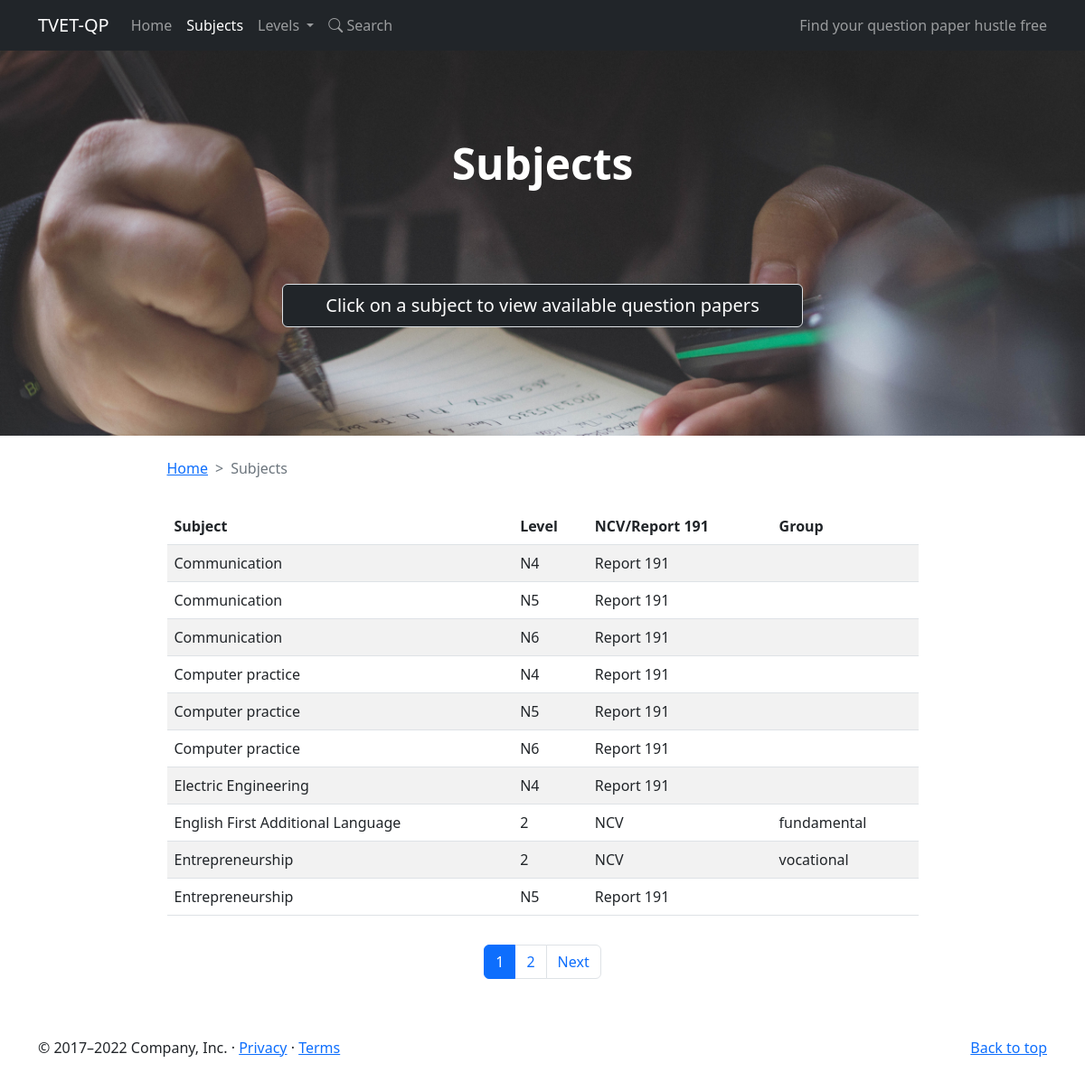
Page /subjects on the committed database.
### papers/models.py (models this page shows, shortened)
class Subject(models.Model):
    level_choices = [
        ('2', 'Level 2'),
        ('3', 'Level 3'),
        ('4', 'Level 4'),
        ('N4', 'N4'),
        ('N5', 'N5'),
        ('N6', 'N6'),
    ]
    program_choices = [
        ('NCV', 'NCV'),
        ('Report 191', 'Report 191 (Nated)')
    ]
    fundamental_or_vocational_choices = [
        ('vocational', 'Vocational'),
        ('fundamental', 'Fundamental'),
    ]
    name = models.CharField(max_length=150)
    level = models.CharField(max_length=150, choices=level_choices)
    ncv_or_report191 = models.CharField(max_length=150, choices=program_choices)
    fundamental_or_vocational = models.CharField(max_length=150, choices=fundamental_or_vocational_choices, blank=True)

### pages/views.py (the view)
# urls.py: path('subjects', views.subjects, name="subjects"),
def subjects(request):
    subjects = Subject.objects.all().order_by('name')
    paginator = Paginator(subjects, 10)
    page = request.GET.get('page')
    paged_subjects = paginator.get_page(page)
    return render(request, 'pages/subjects.html', {'subjects': paged_subjects})

### pages/templates/pages/subjects.html (shortened to what this page needs)
{% extends "base.html" %}
{% load static %}
{% block content %}
    <div class="px-4 py-5 text-center" id="hero">
        <h1 class="display-5 py-5 fw-bold">Subjects</h1>
        <div class="col-lg-6 mx-auto py-5">
            <p class="lead mb-4 border rounded p-2 bg-dark">Click on a subject to view available question papers</p>
        </div>
    </div>
    <div class="container">
        <div class="row justify-content-center">
            <div class="col-md-9 mt-4 mb-3">
                <nav style="--bs-breadcrumb-divider: '>';" aria-label="breadcrumb">
                    <ol class="breadcrumb">
                      <li class="breadcrumb-item"><a href="{% url 'home' %}">Home</a></li>
                      <li class="breadcrumb-item active" aria-current="page">Subjects</li>
                    </ol>
                </nav>
            </div>
        </div>
        <div class="row justify-content-center">
            <div class="col-md-9">
                {% if subjects %}
                <table class="table table-striped">
                    <thead>
                        <tr>
                            <th scope="col">Subject</th>
                            <th scope="col">Level</th>
                            <th>NCV/Report 191</th>
                            <th class="d-none d-md-table-cell" scope="col">Group</th>
                        </tr>
                    </thead>
                    <tbody>
                        {% for subject in subjects %}
                            <tr>
                                <td scope="col"><a href="{% url 'subject' subject.id %}" class="text-decoration-none text-body">{{ subject.name }}</a></td>
                                <td scope="col">{{ subject.level }}</td>
                                <td scope="col">{{subject.ncv_or_report191}}</td>
                                <td class="d-none d-md-table-cell" scope="col" >{{ subject.fundamental_or_vocational }}</td>
                            </tr>
                        {% endfor %}
                    </tbody>
                </table>
            {% else %}
                <h2>No subjects added yet</h2>
            {% endif %}
            </div>
        </div>
        <div class="row mt-3">
            {% if subjects.has_other_pages %}
                <nav aria-label="Page navigation example">
                    <ul class="pagination justify-content-center">
                        {% for i in subjects.paginator.page_range %}
                            {% if subjects.number == i %}
                                <li class="page-item active">
                                    <a class="page-link" >{{ i }}</a>
                                </li>
                            {% else %}
                                <li class="page-item">
                                    <a class="page-link" href="?page={{ i }}">{{ i }}</a>
                                </li>
                            {% endif %}
                        {% endfor %}
                        {% if subjects.has_next %}
                            <li class="page-item">
                                <a href="?page={{ subjects.next_page_number}}" class="page-link" href="#">Next</a>
                            </li>
                        {% endif %}
                    </ul>
                </nav>
            {% endif %}
        </div>
    </div>
{% endblock content %}

### tvet_qp/static/css/main.css (style rules this page uses)
#hero { background: url('../images/bg2.jpg') no-repeat right top; background-size: cover; color: #fff; font-weight: bold !important; }

### rows in the picture
Subject: name "Communication", level "N4", ncv_or_report191 "Report 191"
Subject: name "Communication", level "N5", ncv_or_report191 "Report 191"
Subject: name "Communication", level "N6", ncv_or_report191 "Report 191"
Subject: name "Computer practice", level "N4", ncv_or_report191 "Report 191"
Subject: name "Computer practice", level "N5", ncv_or_report191 "Report 191"
Subject: name "Computer practice", level "N6", ncv_or_report191 "Report 191"
Subject: name "Electric Engineering", level "N4", ncv_or_report191 "Report 191"
Subject: name "English First Additional Language", level "2", ncv_or_report191 "NCV", fundamental_or_vocational "fundamental"
Subject: name "Entrepreneurship", level "2", ncv_or_report191 "NCV", fundamental_or_vocational "vocational"
Subject: name "Entrepreneurship", level "N5", ncv_or_report191 "Report 191"

### other values in the picture
{{ i }} "1"
{{ i }} "2"
